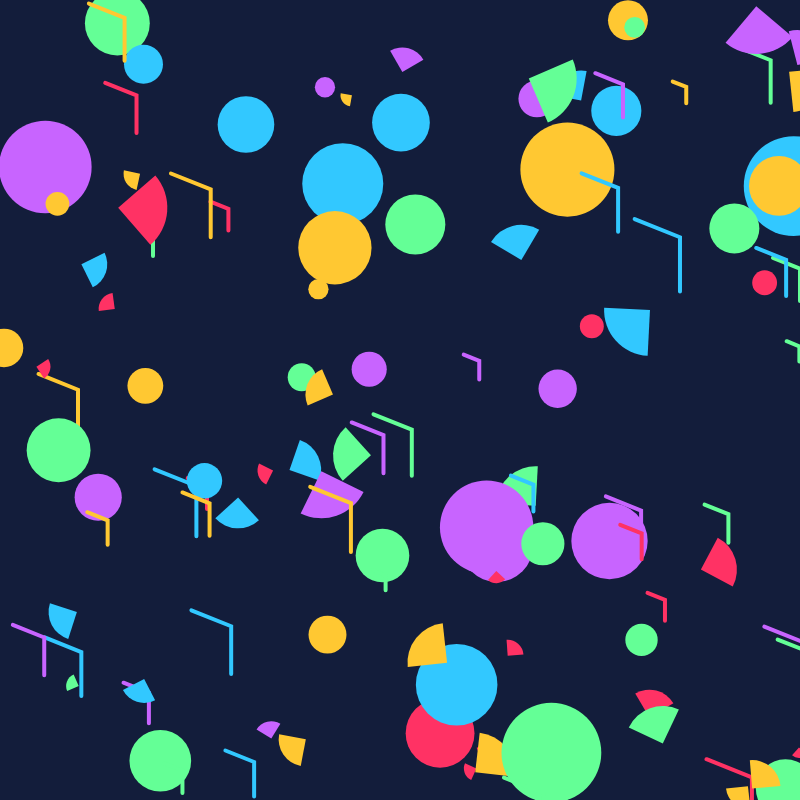
Frame 1 (no input)
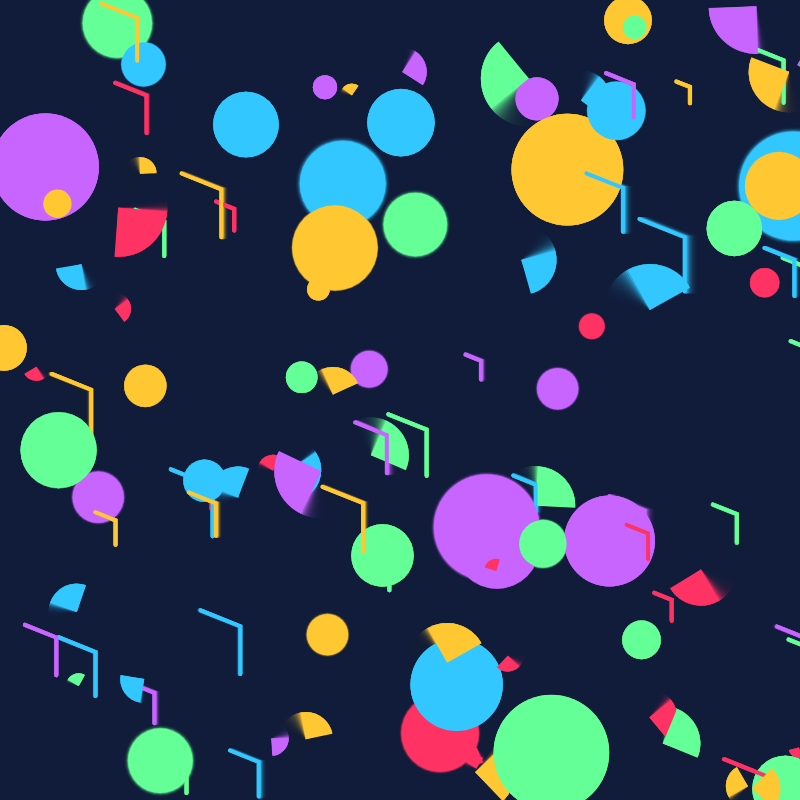
Frame 60 (no input)
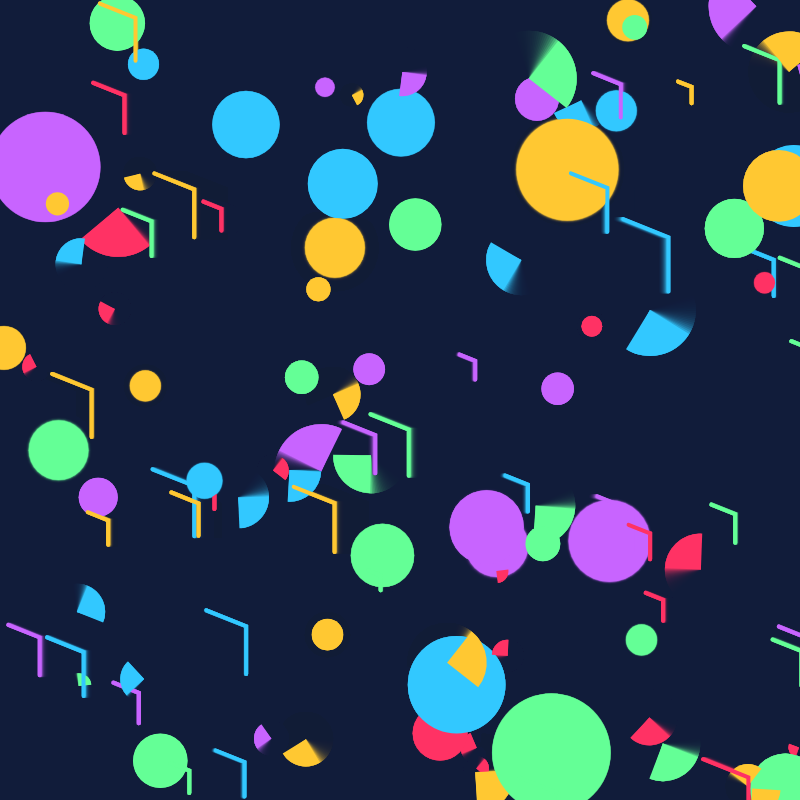
Frame 120 (the mouse pressed at the canvas centre since frame 60)

The p5.js sketch that drew these frames (run headless with seeded random() and noise() and a simulated clock; from frame 60 on, the mouse is pressed at the canvas centre):

// p5.js sketch
// ── sketch.js
let shapes = [];

function setup() {
  createCanvas(800, 800);
  background(20, 30, 60); // Deep navy background
  noStroke();

  // Generate random shapes
  for (let i = 0; i < 120; i++) {
    shapes.push({
      x: random(width),
      y: random(height),
      size: random(20, 100),
      type: random(["circle", "arc", "zigzag"]),
      color: random([
        color(255, 50, 100),  // Vibrant pink
        color(50, 200, 255),  // Neon blue
        color(255, 200, 50),  // Bright yellow
        color(100, 255, 150), // Neon green
        color(200, 100, 255)  // Purple
      ]),
      angle: random(TWO_PI), // Initial angle for rotation
      speed: random(0.01, 0.05), // Speed of rotation or movement
    });
  }
}

function draw() {
  background(20, 30, 60, 50); // Semi-transparent background for trail effect

  for (let shape of shapes) {
    fill(shape.color);

    switch (shape.type) {
      case "circle":
        drawPulsingCircle(shape);
        break;

      case "arc":
        drawRotatingArc(shape);
        break;

      case "zigzag":
        drawMovingZigzag(shape);
        break;

    }
  }
}

function drawPulsingCircle(shape) {
  let pulse = sin(frameCount * shape.speed) * shape.size * 0.2; // Pulsing effect
  ellipse(shape.x, shape.y, shape.size + pulse, shape.size + pulse);
}

function drawRotatingArc(shape) {
  push();
  translate(shape.x, shape.y);
  rotate(shape.angle);
  arc(0, 0, shape.size, shape.size, 0, HALF_PI); // Rotating arc
  pop();
  shape.angle += shape.speed; // Update angle for rotation
}

function drawMovingZigzag(shape) {
  stroke(shape.color)
  strokeWeight(4);
  noFill();
  let offset = sin(frameCount * shape.speed) * shape.size * 0.2; // Wavy motion
  beginShape();
  for (let i = 0; i < shape.size; i += shape.size / 5) {
    let dx = i % 2 === 0 ? -shape.size / 4 : shape.size / 4;
    vertex(shape.x + dx + offset, shape.y + i);
  }
  endShape();
  noStroke();
}
